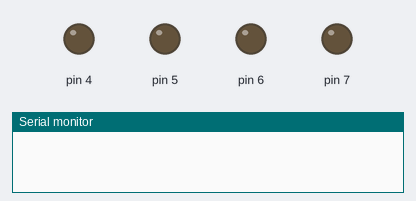
Bench run of a sketch on a simulated Arduino Uno, built with avr-gcc and run on an emulated ATmega328P. On the bench: output pins drawn as LEDs (lit = HIGH), the last lines printed to the serial monitor.

Above: at 0.2 s.
At 1.2 s:
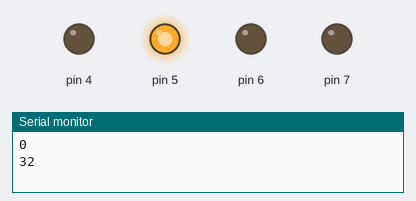
At 1.7 s:
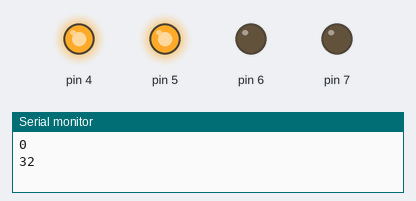
At 2.7 s:
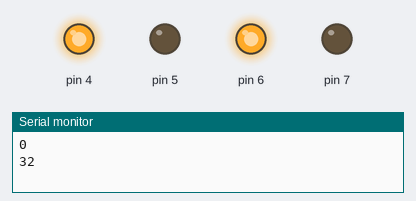
At 4.2 s:
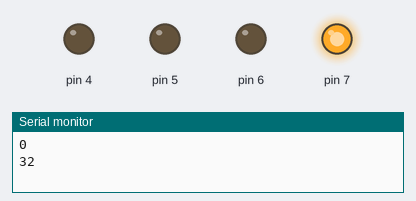
At 5.7 s:
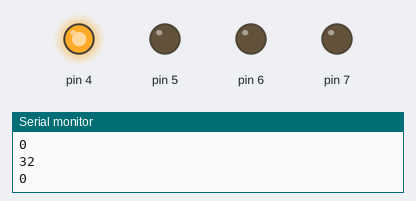
Timing chart, 0 to 6.5 s (numbered marks = the images above):
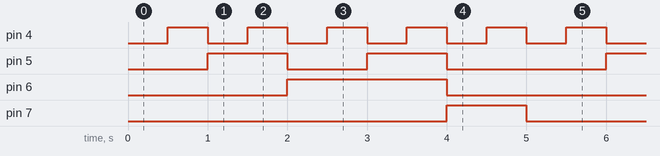

The sketch:

Ex_D.ino
```cpp
#include "Arduino.h"

#define PIN4 (1 << 4)
#define PIN5 (1 << 5)
#define PIN6 (1 << 6)
#define PIN7 (1 << 7)

void setup() {
  DDRD = (PIN4 | PIN5 | PIN6 | PIN7);
  Serial.begin(9600);

}

void loop() {
  PORTD = B00000000;
  delay(500);
  Serial.println(PORTD);
  PORTD = B00010000;
  delay(500);
  PORTD = B00100000;
  Serial.println(PORTD);
  delay(500);
  PORTD = B00110000;
  delay(500);
  PORTD = B01000000;
  delay(500);
  PORTD = B01010000;
  delay(500);
  PORTD = B01100000;
  delay(500);
  PORTD = B01110000;
  delay(500);
  PORTD = B10000000;
  delay(500);
  PORTD = B10010000;
  delay(500);

}
```

Measured:
- by itself, pin 4: alternates HIGH for 0.50 s and LOW for 0.50 s
- by itself, pin 5: repeats every 5.0 s: LOW 1.0 s, HIGH 1.0 s, LOW 2.0 s, HIGH 1.0 s
- by itself, pin 6: alternates HIGH for 2.0 s and LOW for 3.0 s
- by itself, pin 7: alternates HIGH for 1.0 s and LOW for 4.0 s
